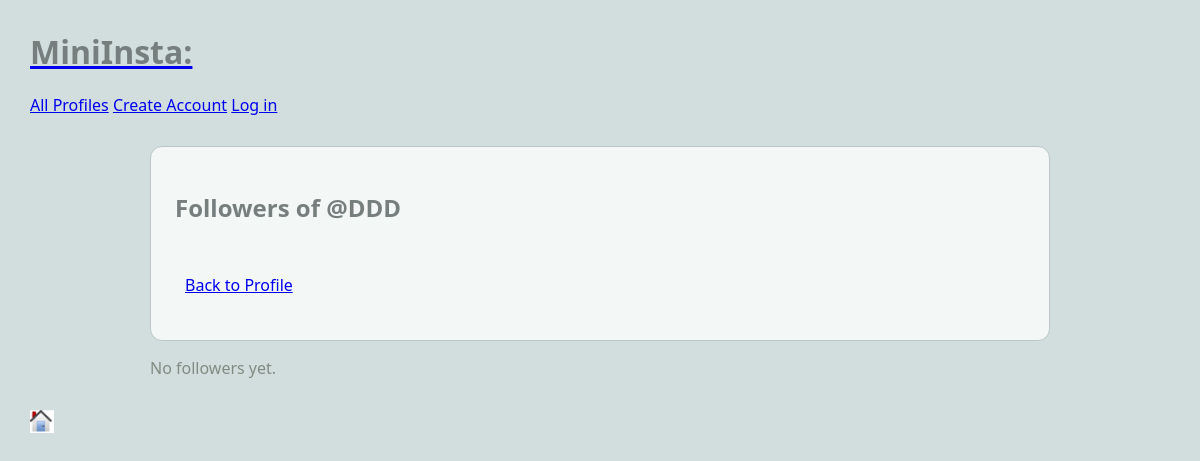
The page /mini_insta/profile/1/followers on the database as committed earlier.
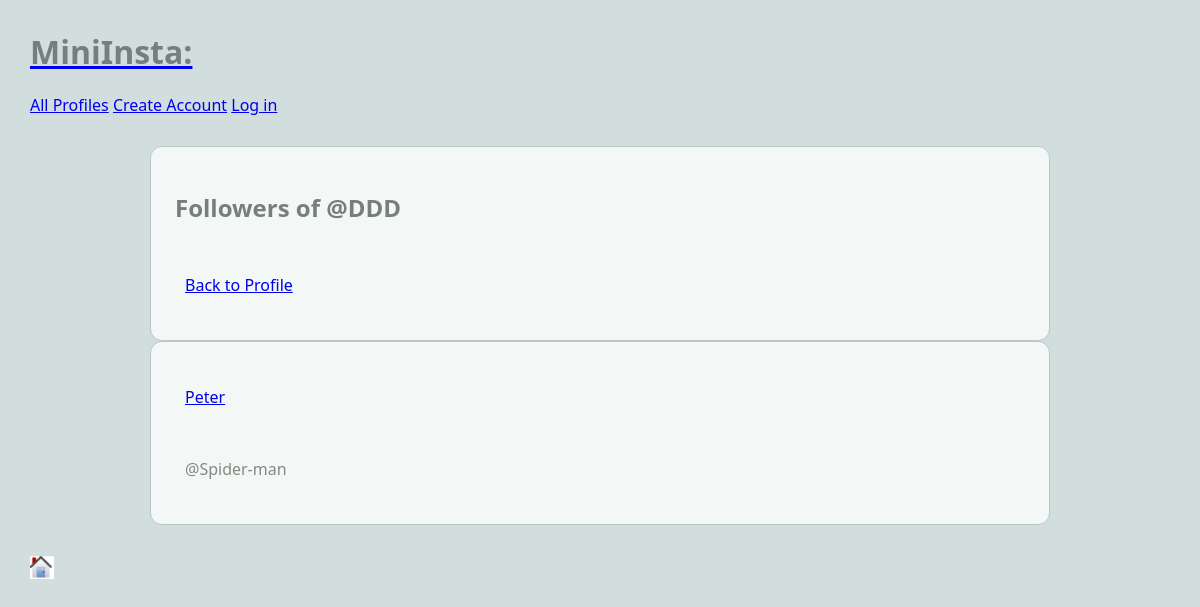
The same page on the database as committed later.
### mini_insta/models.py (models this page shows, shortened)
class Profile(models.Model):
    user = models.ForeignKey(User, on_delete=models.CASCADE, default=1)
    username = models.TextField(blank=True)
    display_name = models.TextField(blank=True)
    profile_image_url = models.URLField(blank=True)
    profile_image_file = models.ImageField(blank=True)
    bio_text = models.TextField(blank=True)
    join_date = models.DateTimeField(auto_now=True)
    def get_followers(self):
        follows = Follow.objects.filter(profile=self)
        return [follow.follower_profile for follow in follows]

### mini_insta/views.py (the view)
# urls.py: path('profile/<int:pk>/followers', ShowFollowersDetailView.as_view(), name="show_followers"),
class ShowFollowersDetailView(DetailView):
    model = Profile
    template_name = "mini_insta/show_followers.html"
    context_object_name = "profile"

### mini_insta/templates/mini_insta/show_followers.html
{% extends 'mini_insta/base.html' %}
{% block content %}
<main class="profile-detail-container">
    <article class="profile-detail-card">
        <div class="profile-detail-content">
            <h2>Followers of @{{ profile.username }}</h2>
            <p><a href="{% url 'show_profile' profile.pk %}">Back to Profile</a></p>
        </div>
    </article>
    {% for follower in profile.get_followers %}
        <article class="profile-detail-card">
            <div class="profile-detail-content">
                <p><a href="{% url 'show_profile' follower.pk %}">{{ follower.display_name }}</a></p>
                <p>@{{ follower.username }}</p>
            </div>
        </article>
    {% empty %}
        <p>No followers yet.</p>
    {% endfor %}
</main>
{% endblock %}

Rows that differ between the two databases and show on the page:
now on this page (row edited): Profile: display_name "Peter", username "Spider-man"
Other text that changed with them:
text no longer shown: "No followers yet."
